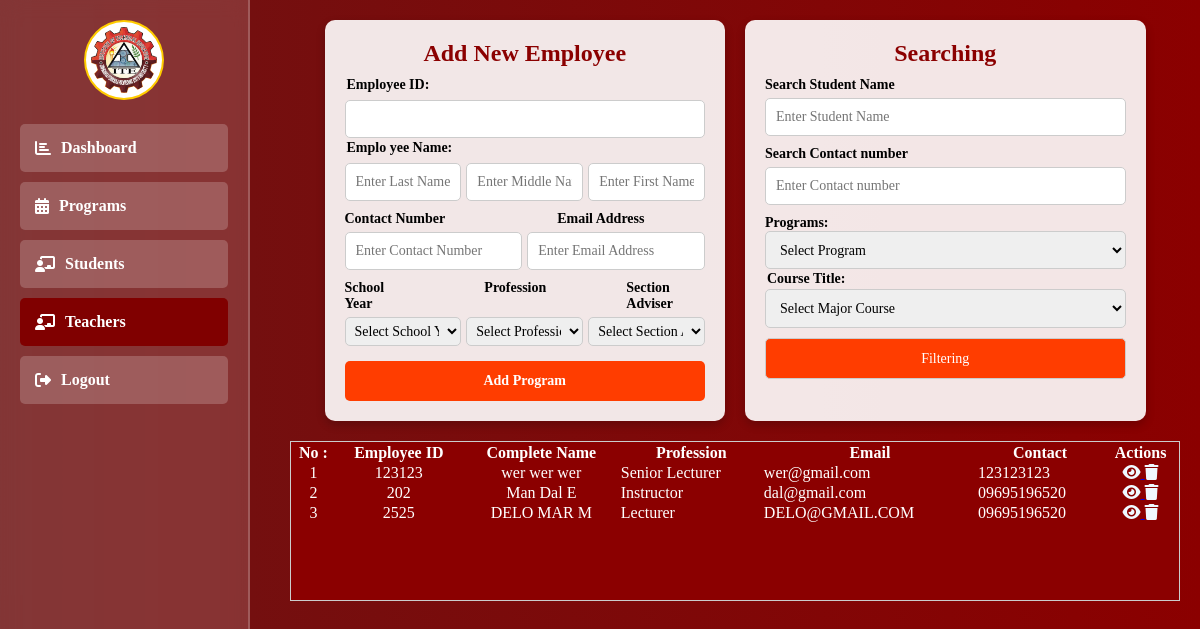
Page /admin/teachers.php (signed in) on the earlier database version.
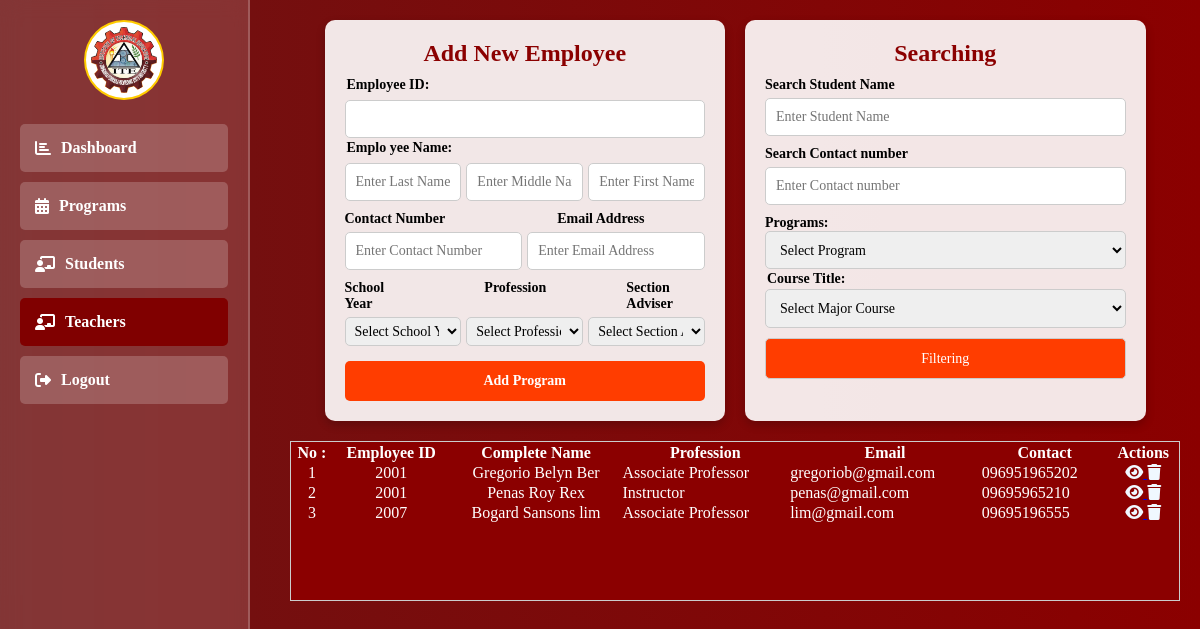
Same page on the later database version.
### tables this page shows
CREATE TABLE `teachers` (
  `id` int(11) NOT NULL,
  `teacher_code` varchar(255) NOT NULL,
  `fname` varchar(50) NOT NULL,
  `mname` varchar(50) NOT NULL,
  `lname` varchar(50) NOT NULL,
  `profile` varchar(100) NOT NULL,
  `profession` varchar(100) NOT NULL,
  `specialized` varchar(100) NOT NULL,
  `contact` varchar(50) NOT NULL,
  `email` varchar(100) NOT NULL,
  `course` varchar(100) NOT NULL,
  `school_year` varchar(20) NOT NULL,
  `verify` varchar(20) NOT NULL
);

### admin/admin_function.php (called while the page is built, shortened)
<?php
include "../db_connect.php";
function GetTeachers()
{
    global $pdo;
    try {
        $stmt = $pdo->prepare("SELECT * FROM teachers");
        $stmt->execute();
        return $stmt->fetchAll();
    } catch (PDOException $e) {
        return [];
    }
}

### admin/teachers.php (the view, shortened to what the changed rows need)
<?php
include "../db_connect.php";
include "./admin_function.php";
?>
<!DOCTYPE html>
<html lang="en">
<head>
    <link rel="stylesheet" href="https://cdnjs.cloudflare.com/ajax/libs/font-awesome/6.2.0/css/all.css">
</head>
<body>
    <div class="content">
        <div class="dashboard-container">
            <div class="card">
                <h2>Add New Employee</h2>
            </div>
            <div class="card">
                <h2>Searching</h2>
            </div>
            <div class="card-table" id="tableNone"
                style="width: 100%; color: #ccc; border: 1px solid #ccc; height: 10rem; background-color: #8B0000; overflow-y: scroll;">
                <div class="tables-content" style=" background-color: #8B0000; display: flex; color: white;">
                    <table class="table" style=" width: 100%; ">
                        <thead>
                            <tr>
                                <th>No :</th>
                                <th>Employee ID</th>
                                <th>Complete Name</th>
                                <th>Profession</th>
                                <th>Email</th>
                                <th>Contact</th>
                                <th>Actions</th>
                            </tr>
                        </thead>
                        <tbody>
                            <?php $get_teacher = GetTeachers(); ?>
                            <?php foreach ($get_teacher as $index => $teacher) { ?>
                            <tr>
                                <td style="text-align: center;"><?php echo $index + 1; ?></td>
                                <td style="text-align: center;"><?php echo $teacher['teacher_code']; ?></td>
                                <td style="text-align: center;">
                                    <?php echo $teacher['lname'] . ' ' . $teacher['fname'] . ' ' . $teacher['mname']; ?>
                                </td>
                                <td><?php echo $teacher['profession']; ?></td>
                                <td><?php echo $teacher['email']; ?></td>
                                <td><?php echo $teacher['contact']; ?></td>
                                <td>
                                    <div style="color: aliceblue; text-align:center;">
                                        <a
                                            href="view_teacher.php?teacher_id=<?php echo $teacher['id'] ?>&specialized=<?php echo $teacher['specialized'] ?>&profession=<?php echo $teacher['profession'] ?>&employee_id=<?php echo $teacher['teacher_code'] ?>&teacher_name=<?php echo $teacher['lname'] . ' ' . $teacher['fname'] . ' ' . $teacher['mname']; ?>">
                                            <i style="color: aliceblue;" class="fa fa-eye"></i>
                                        </a>
                                        <a class="delete-program" section="<?php echo $teacher['id']; ?>"><i
                                                class="fa fa-trash"></i></a>
                                    </div>
                                </td>
                            </tr>
                            <?php } ?>
                        </tbody>
                    </table>
                </div>
            </div>
        </div>
</body>
</html>

Differences in the rows shown:
removed teachers: teacher_code "123123", lname "wer", fname "wer", mname "wer", profession "Senior Lecturer", email "wer@gmail.com", contact "123123123"
removed teachers: teacher_code "202", lname "Man", fname "Dal", mname "E", profession "Instructor", email "dal@gmail.com", contact "09695196520"
removed teachers: teacher_code "2525", lname "DELO", fname "MAR", mname "M", profession "Lecturer", email "DELO@GMAIL.COM", contact "09695196520"
added teachers: teacher_code "2001", lname "Gregorio", fname "Belyn", mname "Ber", profession "Associate Professor", email "gregoriob@gmail.com", contact "096951965202"
added teachers: teacher_code "2001", lname "Penas", fname "Roy", mname "Rex", profession "Instructor", email "penas@gmail.com", contact "09695965210"
added teachers: teacher_code "2007", lname "Bogard", fname "Sansons", mname "lim", profession "Associate Professor", email "lim@gmail.com", contact "09695196555"
